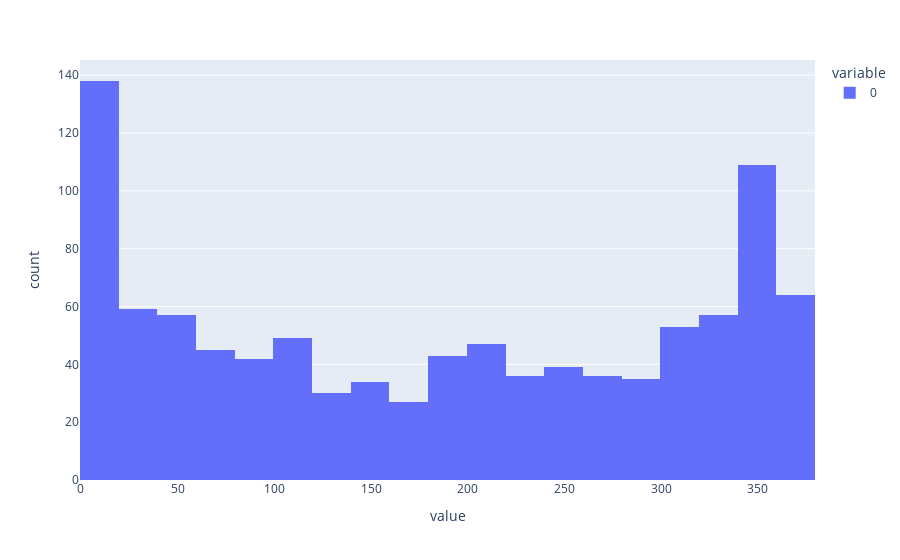

The notebook cell saved with this chart:
### Code cell
px.histogram(ss)

### Figure 1 — Plotly figure (JSON) as saved in the notebook; plotly's stock layout.template omitted (floating-point values rounded to 4 significant figures; data arrays with more than 128 entries replaced by an {"elided": "..."} marker saying what was removed)
{"data": [{"alignmentgroup": "True", "bingroup": "x", "hovertemplate": "variable=0<br>value=%{x}<br>count=%{y}<extra></extra>", "legendgroup": "0", "marker": {"color": "#636efa", "pattern": {"shape": ""}}, "name": "0", "offsetgroup": "0", "orientation": "v", "showlegend": true, "type": "histogram", "x": {"elided": "1000 int values"}, "xaxis": "x", "yaxis": "y"}], "layout": {"barmode": "relative", "legend": {"title": {"text": "variable"}, "tracegroupgap": 0}, "margin": {"t": 60}, "xaxis": {"anchor": "y", "domain": [0, 1], "title": {"text": "value"}}, "yaxis": {"anchor": "x", "domain": [0, 1], "title": {"text": "count"}}}}
